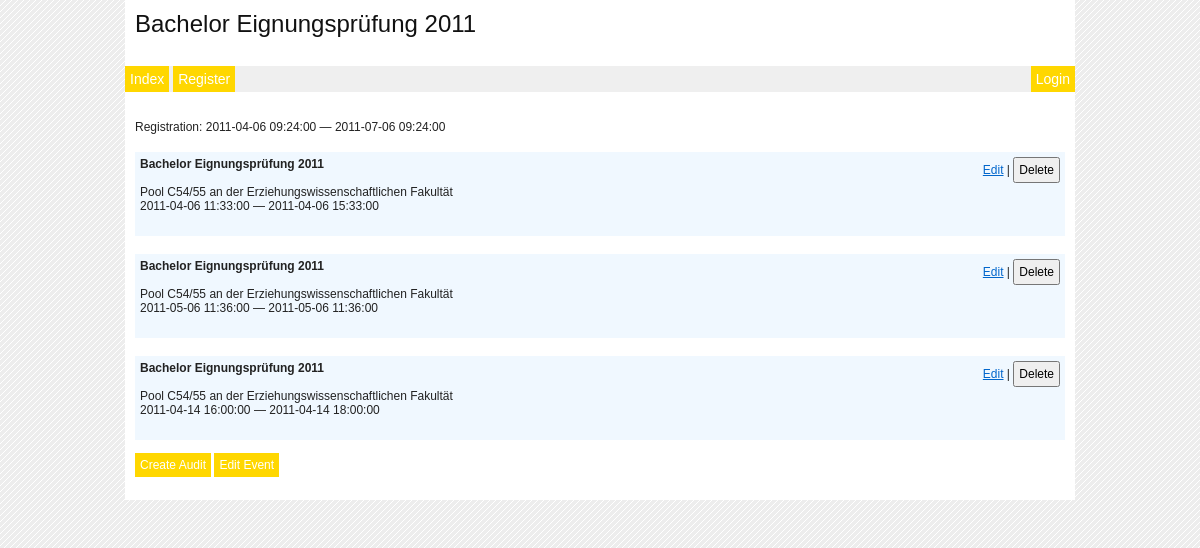
Screenshot of /event/1 with the database file from the repository.
### models.py (models this page shows, shortened)
class LastModifiedMixin(object):
	last_modified = Column(DateTime(), onupdate=datetime.datetime.now)

class Event(Base, LastModifiedMixin):
	__tablename__ = 'events'
	id = Column(Integer, primary_key=True)
	name = Column(Unicode(128), nullable=False)
	description = Column(UnicodeText, nullable=True)
	registration_opens = Column(DateTime())
	registration_closes = Column(DateTime())

class Audit(Base, LastModifiedMixin):
	__tablename__ = 'audits'
	id = Column(Integer, primary_key=True)
	active = Column(Boolean(), default=True)
	event_id = Column(Integer, ForeignKey('events.id'))
	event = relationship(Event, backref=backref('audits', order_by=id))
	location_id = Column(Integer, ForeignKey('locations.id'))
	location = relationship(Location, backref=backref('audits', order_by=id))
	starts = Column(DateTime())
	ends = Column(DateTime())

class AddressMixin(object):
	zipcode = Column(Unicode(16), nullable=False)
	city = Column(Unicode(128), nullable=False)
	street = Column(Unicode(128), nullable=False)
	country = Column(Unicode(128), nullable=False)

class Location(Base, AddressMixin, LastModifiedMixin):
	__tablename__ = 'locations'
	id = Column(Integer, primary_key=True)
	name = Column(Unicode(256), nullable=False)
	capacity = Column(Integer, nullable=False)
	address_additions = Column(Unicode(256), nullable=True)
	google_maps_url = Column(Unicode(1024), nullable=True)

### app.py (the view)
@app.route('/event/<int:event_id>', methods=['GET', 'POST'])
def show_event(event_id):
	event = Event.query.get(event_id)
	audits = Audit.query.filter(Audit.event==event)
	return render_template("admin/show_event.html", **locals())

### app.py (called while the page is built)
@app.before_request
def before_request():
	"""Make sure we are connected to the database each request and look
	up the current user so that we know he's there.
	"""
	g.user = None
	if 'user_id' in session and session['user_id']:
		g.user = User.query.get(session['user_id'])

@app.after_request
def after_request(response):
	"""Closes the database again at the end of the request."""
	db_session.remove()
	return response

### templates/admin/show_event.html (shortened to what this page needs)
{% extends "base.html" %}
{% block header %}
	<h2>{{ event.name }}</h2>
{% endblock %}
{% block content %}
	<p>Registration: {{ event.registration_opens }} &mdash; {{ event.registration_closes }}</p>
	{% for audit in audits %}
		<p>{% include "admin/_audit.html" %}</p>
	{% endfor %}
	<p>
		<a class="blike" href="{{ url_for('create_audit', event_id=event.id) }}">Create Audit</a>
		<a class="blike" href="{{ url_for('edit_event', event_id=event.id) }}">Edit Event</a>
	</p>
{% endblock %}

### templates/base.html (shortened to what this page needs)
<html>
<head>
	<link rel="stylesheet" type="text/css" href="/static/css/anytime.css" />
	<link rel="stylesheet" href="/static/css/screen.css" type="text/css" media="screen, projection">
	<link rel="stylesheet" href="/static/css/print.css" type="text/css" media="print">
</head>
<body>
{% block body %}
	<div class="container">
		<div id="header-container" class="span-12 last">
			<div id="header">
				{% block header %}
				{% endblock %}
			</div>
			<div id="navigation">
				{% block navigation %}
				<div class="tabspace alignleft">
					<ul>
						<li><a href="{{ url_for('index') }}">Index</a></li>
						<li><a href="{{ url_for('register') }}">Register</a></li>
					</ul>
				</div>
				<div class="tabspace alignright">
					<ul>
					{% if g.user  %}
						<li><a href="{{ url_for('profile')}}">{{ g.user.email }}</a></li>
						<li><a href="{{ url_for('logout') }}">Logout</a></li>
					{% else %}
						<li><a href="{{ url_for('login') }}">Login</a></li>
					{% endif %}
					</ul>
				</div>
				{% endblock %}
			</div>
		</div>
		<div id="content-container" class="span-12 last">
			<div id="content" class="padded">
				{% block content %}
				{% endblock %}
			</div>
		</div>
		<div id="footer-container" class="span-12 last">
			<div id="footer" class="padded">
			</div>
		</div>
	</div>
{% endblock %}
</body>
</html>

### templates/admin/_audit.html
<div class="audit-info">
<div class="alignleft"><strong>{{ audit.event.name }}</strong></div>
<div class="alignright"><a href="{{ url_for('edit_audit', event_id=event.id, audit_id=audit.id )}}">Edit</a> |
	<form class="inline-form" action="{{ url_for('delete_audit', event_id=event.id, audit_id=audit.id) }}" method="post" accept-charset="utf-8"><input type="submit" value="Delete"></form>
</div>
<br><br>
{{ audit.location.name }}<br>
<p>{{ audit.starts }} &mdash; {{ audit.ends }}</p>
</div>

### static/css/screen.css (style rules this page uses)
html { margin:0;padding:0;border:0; }
body, div, span, object, iframe, h1, h2, h3, h4, h5, h6, p, blockquote, pre, a, abbr, acronym, address, code, del, dfn, em, img, q, dl, dt, dd, ol, ul, li, fieldset, form, label, legend, table, caption, tbody, tfoot, thead, tr, th, td, article, aside, dialog, figure, footer, header, hgroup, nav, section { margin:0;padding:0;border:0;font-size:100%;font:inherit;vertical-align:baseline; }
body { line-height:1.5;background:white; }
html { font-size:100.01%; }
body { font-size:75%;color:#222;background:#fff;font-family:"Helvetica Neue", Arial, Helvetica, sans-serif; }
h1, h2, h3, h4, h5, h6 { font-weight:normal;color:#111; }
h2 { font-size:2em;margin-bottom:0.75em; }
p { margin:0 0 1.5em; }
a { color:#06c;text-decoration:underline; }
strong, dfn { font-weight:bold; }
ul, ol { margin:0 1.5em 1.5em 0;padding-left:1.5em; }
ul { list-style-type:disc; }
.last { margin-right:0;padding-right:0; }
.container { width:950px;margin:0 auto; }
.column, .span-1, .span-2, .span-3, .span-4, .span-5, .span-6, .span-7, .span-8, .span-9, .span-10, .span-11, .span-12 { float:left;margin-right:10px; }
.last { margin-right:0; }
.span-12 { width:950px;margin-right:0; }
.clearfix:after, .container:after { content:"\0020";display:block;height:0;clear:both;visibility:hidden;overflow:hidden; }
.clearfix, .container { display:block; }
body { margin-bottom:10px;background:#EFEFEF;font:75% "Lucida Grande", Verdana, Arial, sans-serif;background-image:url("../images/stripe.png"); }
.alignleft { float:left; }
.alignright { float:right; }
.padded { padding:10px; }
#header { padding:10px;background:#FFFFFF; }
#navigation { background:#EFEFEF; }
#content { padding:10px;background:#FFFFFF; }
a.blike { text-decoration:none;padding:5px;background:#FFD700;color:white; }
.tabspace { font-size:14px;padding:5px 0px 5px 0px; }
input { font-size:12px;padding:4px; }
.tabspace ul { list-style:none;display:inline;margin:0px;padding:0px; }
.tabspace ul li { list-style:none;display:inline;margin:0px;padding:0px; }
.tabspace ul li a { text-decoration:none;padding:5px;background:#FFD700;color:white; }
.audit-info { background:aliceblue;padding:5px; }
.inline-form { display:inline;margin:0;padding:0; }

### static/css/print.css (style rules this page uses)
body { line-height:1.5;font-family:"Helvetica Neue", Arial, Helvetica, sans-serif;color:#000;background:none;font-size:10pt; }
.container { background:none; }
h1, h2, h3, h4, h5, h6 { font-family:"Helvetica Neue", Arial, "Lucida Grande", sans-serif; }
a:link, a:visited { background:transparent;font-weight:700;text-decoration:underline; }
a:link:after, a:visited:after { content:" (" attr(href) ")";font-size:90%; }

### rows the page displays
Event: name "Bachelor Eignungsprüfung 2011", registration_opens "2011-04-06 09:24:00", registration_closes "2011-07-06 09:24:00"
Audit: event.name "Bachelor Eignungsprüfung 2011", location.name "Pool C54/55 an der Erziehungswissenschaftlichen Fakultät", starts "2011-04-06 11:33:00", ends "2011-04-06 15:33:00"
Audit: event.name "Bachelor Eignungsprüfung 2011", location.name "Pool C54/55 an der Erziehungswissenschaftlichen Fakultät", starts "2011-05-06 11:36:00", ends "2011-05-06 11:36:00"
Audit: event.name "Bachelor Eignungsprüfung 2011", location.name "Pool C54/55 an der Erziehungswissenschaftlichen Fakultät", starts "2011-04-14 16:00:00", ends "2011-04-14 18:00:00"
